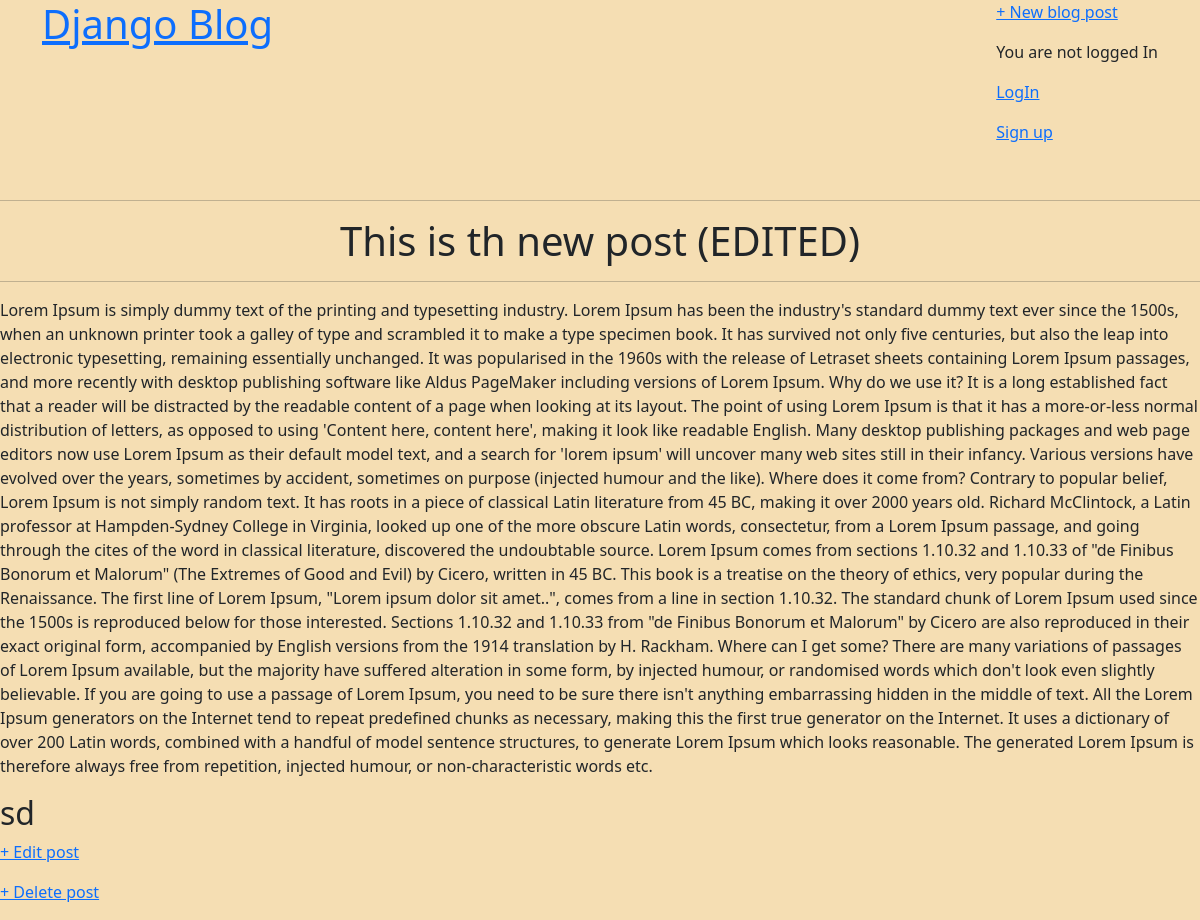
The page /post/detail/4 on the database its author committed.
### home/models.py (models this page shows, shortened)
class Post(models.Model):
    title=models.CharField(max_length=200)
    author=models.ForeignKey(
        "auth.User",
        on_delete=models.CASCADE,
    )
    content=models.TextField()

### home/views.py (the view)
# urls.py: path('post/detail/<int:pk>',views.PostdetailView.as_view(), name='post_detail'),
class PostdetailView(DetailView):
    model=Post
    template_name = 'post_details.html'

### templates/post_details.html
{% extends 'home.html' %}
{% block content %}
<h1>{{post.title}}</h1>
<hr>
<p>{{post.content}}</p>
<footer>
    <h2>{{post.author}}</h2>
</footer>
<a href ="{% url 'post_edit' post.pk%}"><p> + Edit post </p>
    <a href ="{% url 'post_delete' post.pk%}"><p> + Delete post </p>
{% endblock content %}

### static/css/home.css (style rules this page uses)
body { background-color: wheat; }
h1 { text-align: center; }

### rows shown on the page
Post: title "This is th new post (EDITED)", content "Lorem Ipsum is simply dummy text of the printing and typesetting industry. Lorem Ipsum has been the industry's standard dummy text ever since the 1500s, when an unknown printer took a galley of type and scrambled it to make a type specimen book. It has survived not only five centuries, but also the leap into electronic typesetting, remaining essentially unchanged. It was popularised in the 1960s with the release of Letraset sheets containing Lorem Ipsum passages, and more recently with desktop publishing software like Aldus PageMaker including versions of Lorem Ipsum. Why do we use it? It is a long established fact that a reader will be distracted by the readable content of a page when…", author "sd"
